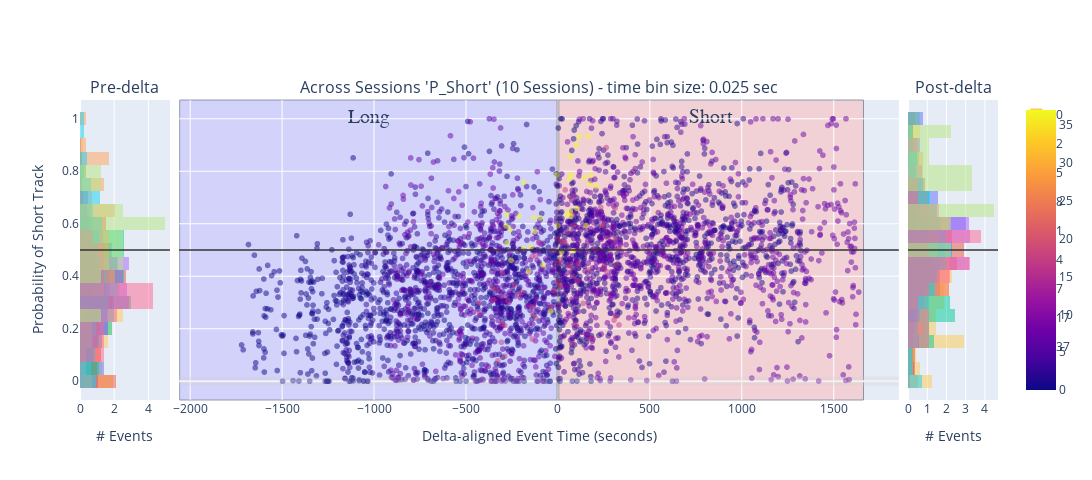

Notebook source saved alongside this figure:
### Code cell
histogram_bins = 25
num_sessions = 1

# concatenated_ripple_df = deepcopy(df)
## INPUTS: all_sessions_all_scores_ripple_df

# concatenated_ripple_df = deepcopy(concatenated_ripple_df)
# concatenated_ripple_df = deepcopy(all_sessions_ripple_df)

# concatenated_ripple_df = deepcopy(filtered_all_sessions_wcorr_ripple_df)

concatenated_ripple_df = deepcopy(filtered_all_sessions_all_scores_ripple_df)


# concatenated_ripple_df = deepcopy(all_sessions_all_scores_ripple_df)
# concatenated_ripple_df = concatenated_ripple_df[concatenated_ripple_df['custom_replay_name'] != ''] # non-custom
# concatenated_ripple_df = deepcopy(filtered_all_sessions_all_scores_ripple_df)

# concatenated_ripple_df = deepcopy(all_sessions_ripple_time_bin_df)
# concatenated_ripple_df = deepcopy(all_sessions_all_scores_ripple_df)
# concatenated_ripple_df = deepcopy(single_time_bin_size_all_sessions_ripple_df)
display(concatenated_ripple_df)
# ['longest_sequence_length_ratio_diff', 'direction_change_bin_ratio_diff', 'congruent_dir_bins_ratio_diff', 'total_congruent_direction_change_diff']


# variable_name = 'P_Long'
variable_name = 'P_Short' # Shows expected effect - short-only replay prior to delta and then split replays post-delta
# variable_name = 'short_best_wcorr'
# variable_name = 'long_best_pf_peak_x_pearsonr'
# variable_name = 'long_best_jump'
# variable_name = 'wcorr_abs_diff'
# variable_name = 'pearsonr_abs_diff'
# variable_name = 'direction_change_bin_ratio_diff'
# variable_name = 'longest_sequence_length_ratio_diff'
# variable_name = 'long_best_longest_sequence_length_ratio'
# variable_name = 'long_best_congruent_dir_bins_ratio'
# variable_name = 'congruent_dir_bins_ratio_diff'
# variable_name = 'total_congruent_direction_change_diff'
# variable_name = 'long_best_congruent_dir_bins_ratio'
# variable_name = 'long_best_direction_change_bin_ratio'
# variable_name = 'long_best_congruent_dir_bins_ratio'
# 'color':'is_user_annotated_epoch'
# 'color': 'is_user_annotated_epoch', 


# concatenated_ripple_df = concatenated_ripple_df[concatenated_ripple_df[variable_name].abs() > 0.25]

y_baseline_level: float = 0.5 # for P(short), etc
# y_baseline_level: float = 0.0 # for wcorr, etc

# px_scatter_kwargs = {'x': 'delta_aligned_start_t', 'y': variable_name, 'color':"is_user_annotated_epoch", 'title': f"'{variable_name}'"} # , 'color': 'time_bin_size', 'range_y': [-1.0, 1.0], 'labels': {'session_name': 'Session', 'time_bin_size': 'tbin_size', 'is_user_annotated_epoch':'user_sel'}
px_scatter_kwargs = {'x': 'delta_aligned_start_t', 'y': variable_name, 'title': f"'{variable_name}'"} # , 'color': 'time_bin_size', 'range_y': [-1.0, 1.0], 'labels': {'session_name': 'Session', 'time_bin_size': 'tbin_size', 'is_user_annotated_epoch':'user_sel'}
# px_scatter_kwargs.pop('color')


# hist_kwargs = dict(color="time_bin_size")
hist_kwargs = dict(color="is_user_annotated_epoch") # , histnorm='probability density'
hist_kwargs.pop('color')

# px_scatter_kwargs['color'] = 'custom_replay_name'
# hist_kwargs['color'] = 'custom_replay_name'


# px_scatter_kwargs['color'] = 'session_name'
# hist_kwargs['color'] = 'session_name'

px_scatter_kwargs['color'] = 'session_experience_rank'
hist_kwargs['color'] = 'session_experience_rank'

# px_scatter_kwargs['color'] = 'session_experience_orientation_rank'
# hist_kwargs['color'] = 'session_experience_orientation_rank'
hist_kwargs.update({'histnorm': 'probability density'})


new_fig_ripples, new_fig_ripples_context = plotly_pre_post_delta_scatter(data_results_df=concatenated_ripple_df, out_scatter_fig=None, histogram_bins=histogram_bins,
                        px_scatter_kwargs=px_scatter_kwargs, histogram_variable_name=variable_name, hist_kwargs=hist_kwargs, forced_range_y=None,
                        time_delta_tuple=(earliest_delta_aligned_t_start, 0.0, latest_delta_aligned_t_end), legend_title_text=None, is_dark_mode=is_dark_mode)

new_fig_ripples = new_fig_ripples.update_layout(fig_size_kwargs)
_extras_output_dict = {}
if is_dark_mode:
    _extras_output_dict["y_mid_line"] = new_fig_ripples.add_hline(y=y_baseline_level, line=dict(color="rgba(0.8,0.8,0.8,.75)", width=2), row='all', col='all')
else:
    _extras_output_dict["y_mid_line"] = new_fig_ripples.add_hline(y=y_baseline_level, line=dict(color="rgba(0.2,0.2,0.2,.75)", width=2), row='all', col='all')

# # Update layout to add a title to the legend
# new_fig_ripples.update_layout(
#     legend_title_text='Is User Selected'  # Add a title to the legend
# )

# fig_to_clipboard(new_fig_ripples, **fig_size_kwargs)
new_fig_ripples_context = new_fig_ripples_context.adding_context_if_missing(num_sessions=num_sessions, plot_type='scatter+hist', comparison='pre-post-delta', variable_name=variable_name)
figure_out_paths = save_plotly(a_fig=new_fig_ripples, a_fig_context=new_fig_ripples_context)
new_fig_ripples

### Figure 1 — Plotly figure (JSON) as saved in the notebook; plotly's stock layout.template omitted (floating-point values rounded to 4 significant figures; data arrays with more than 128 entries replaced by an {"elided": "..."} marker saying what was removed)
{"data": [{"alignmentgroup": "True", "bingroup": "y", "histnorm": "probability density", "hovertemplate": "session_experience_rank=0<br>probability density=%{x}<br>P_Short=%{y}<extra></extra>", "legendgroup": "0", "marker": {"color": "#FECB52", "opacity": 0.5, "pattern": {"shape": ""}}, "name": "0", "nbinsy": 25, "offsetgroup": "0", "orientation": "h", "showlegend": true, "type": "histogram", "xaxis": "x", "y": {"elided": "505 float values"}, "yaxis": "y"}, {"alignmentgroup": "True", "bingroup": "y", "histnorm": "probability density", "hovertemplate": "session_experience_rank=2<br>probability density=%{x}<br>P_Short=%{y}<extra></extra>", "legendgroup": "2", "marker": {"color": "#636EFA", "opacity": 0.5, "pattern": {"shape": ""}}, "name": "2", "nbinsy": 25, "offsetgroup": "2", "orientation": "h", "showlegend": true, "type": "histogram", "xaxis": "x", "y": {"elided": "421 float values"}, "yaxis": "y"}, {"alignmentgroup": "True", "bingroup": "y", "histnorm": "probability density", "hovertemplate": "session_experience_rank=5<br>probability density=%{x}<br>P_Short=%{y}<extra></extra>", "legendgroup": "5", "marker": {"color": "#EF553B", "opacity": 0.5, "pattern": {"shape": ""}}, "name": "5", "nbinsy": 25, "offsetgroup": "5", "orientation": "h", "showlegend": true, "type": "histogram", "xaxis": "x", "y": {"elided": "227 float values"}, "yaxis": "y"}, {"alignmentgroup": "True", "bingroup": "y", "histnorm": "probability density", "hovertemplate": "session_experience_rank=8<br>probability density=%{x}<br>P_Short=%{y}<extra></extra>", "legendgroup": "8", "marker": {"color": "#00CC96", "opacity": 0.5, "pattern": {"shape": ""}}, "name": "8", "nbinsy": 25, "offsetgroup": "8", "orientation": "h", "showlegend": true, "type": "histogram", "xaxis": "x", "y": [0.3562, 0.5069, 0.4693, 0.513, 0.1939, 0.4018, 0.2732, 0.1045, 0.1773, 0.5505, 0.2859, 0.3126, 0.6065, 0.562, 0.3838, 0.06059, 0.1202, null, 0.5308, 0.5225, 0.482, 0.05672, 0.471, 0.5159, 0.4121, 0.5467, 0.6055, 0.2751, 0.4849, 0.4436, 0.3237, 0.5436, 0.5692, 0.1943, 0.4004, 0.4523, 0.3812, 0.3671, 0.2871, 0.2882, 0.5014, 0.5632, 0.3078, 0.154, 0.05479, 0.3236, 0.1759, 0.4611, 0.7982, null, 0.417, 0.1562, 0.2155, 0.1351, 0.4166, 0.4262], "yaxis": "y"}, {"alignmentgroup": "True", "bingroup": "y", "histnorm": "probability density", "hovertemplate": "session_experience_rank=1<br>probability density=%{x}<br>P_Short=%{y}<extra></extra>", "legendgroup": "1", "marker": {"color": "#AB63FA", "opacity": 0.5, "pattern": {"shape": ""}}, "name": "1", "nbinsy": 25, "offsetgroup": "1", "orientation": "h", "showlegend": true, "type": "histogram", "xaxis": "x", "y": {"elided": "263 float values"}, "yaxis": "y"}, {"alignmentgroup": "True", "bingroup": "y", "histnorm": "probability density", "hovertemplate": "session_experience_rank=4<br>probability density=%{x}<br>P_Short=%{y}<extra></extra>", "legendgroup": "4", "marker": {"color": "#FFA15A", "opacity": 0.5, "pattern": {"shape": ""}}, "name": "4", "nbinsy": 25, "offsetgroup": "4", "orientation": "h", "showlegend": true, "type": "histogram", "xaxis": "x", "y": [0.4937, 0.3791, 0.7733, 0.6623, 0.3646, 0.8398, 0.6562, 0.4354, 0.5208, 0.8455, 0.5943, 0.4982, 0.582, 0.3756, 0.8518, null, 0.1414, 0.6453, 0.3486, 0.7519, 0.4042, 0.1313, 0.4094, 0.4732, 0.5479, 0.9999, 0.5024, 0.4647, 0.5002, 0.6808, 0.8352, 0.6284, 0.8006, 0.8275, 0.649, 0.005418, 0.03367, 0.5829, 0.5845, null, 0.3579, 0.8871, 0.5256, 0.5359, 0.4326, 0.4092, 0.6391, 0.7735, 0.1934, 0.3276, 0.2121, 0.4008, 0.08096, 0.0002196, 0.4517, 0.5682, null, 0.2696, 0.6754, 0.7509, 0.544], "yaxis": "y"}, {"alignmentgroup": "True", "bingroup": "y", "histnorm": "probability density", "hovertemplate": "session_experience_rank=7<br>probability density=%{x}<br>P_Short=%{y}<extra></extra>", "legendgroup": "7", "marker": {"color": "#19D3F3", "opacity": 0.5, "pattern": {"shape": ""}}, "name": "7", "nbinsy": 25, "offsetgroup": "7", "orientation": "h", "showlegend": true, "type": "histogram", "xaxis": "x", "y": {"elided": "153 float values"}, "yaxis": "y"}, {"alignmentgroup": "True", "bingroup": "y", "histnorm": "probability density", "hovertemplate": "session_experience_rank=17<br>probability density=%{x}<br>P_Short=%{y}<extra></extra>", "legendgroup": "17", "marker": {"color": "#FF6692", "opacity": 0.5, "pattern": {"shape": ""}}, "name": "17", "nbinsy": 25, "offsetgroup": "17", "orientation": "h", "showlegend": true, "type": "histogram", "xaxis": "x", "y": [0.2986, 0.2614, 0.3555, 0.3105, 0.3487, 0.07798, 0.3238, 0.2191, 0.1485, 0.4156, 0.2124, 0.09573, 0.3069, 0.3684, 0.3313, 0.3397, 0.2829, 0.4744, 0.161, 0.2567, 0.2405, 0.4778, 0.5263, 0.2825, 0.498, 0.3447, 0.3828, 0.4473], "yaxis": "y"}, {"alignmentgroup": "True", "bingroup": "y", "histnorm": "probability density", "hovertemplate": "session_experience_rank=37<br>probability density=%{x}<br>P_Short=%{y}<extra></extra>", "legendgroup": "37", "marker": {"color": "#B6E880", "opacity": 0.5, "pattern": {"shape": ""}}, "name": "37", "nbinsy": 25, "offsetgroup": "37", "orientation": "h", "showlegend": true, "type": "histogram", "xaxis": "x", "y": [0.5918, 0.6349, 0.5268, 0.5782, 0.461, 0.6289, 0.5053, 0.7576, null, 0.419, 0.5121, 0.6233, 0.5719, 0.6226, 0.4435, 0.2658, 0.7861], "yaxis": "y"}, {"hovertemplate": "delta_aligned_start_t=%{x}<br>P_Short=%{y}<br>session_experience_rank=%{marker.color}<extra></extra>", "legendgroup": "", "marker": {"color": {"elided": "3492 int values"}, "coloraxis": "coloraxis", "line": {"width": 0}, "opacity": 0.5, "symbol": "circle"}, "mode": "markers", "name": "", "showlegend": true, "type": "scattergl", "x": {"elided": "3492 float values"}, "xaxis": "x2", "y": {"elided": "3492 float values"}, "yaxis": "y2"}, {"alignmentgroup": "True", "bingroup": "y", "histnorm": "probability density", "hovertemplate": "session_experience_rank=0<br>probability density=%{x}<br>P_Short=%{y}<extra></extra>", "legendgroup": "0", "marker": {"color": "#FECB52", "opacity": 0.5, "pattern": {"shape": ""}}, "name": "0", "nbinsy": 25, "offsetgroup": "0", "orientation": "h", "showlegend": false, "type": "histogram", "xaxis": "x3", "y": [0.5361, 0.3326, 0.9648, 0.294, 0.2314, 0.267, 0.1963, 0.152, 0.6915, 0.2251, 2.699e-15, 0.009951, 0.1341, 0.1285, 0.2231, 0.9997, 0.169, null, 0.6454, 0.1329, 0.5012, 0.9995, 0.3124, 0.4118, 0.5192, 0.2135, 0.4209, 0.424, null, 0.391, 0.3674, 0.314, 0.2862, 0.2871, 0.4855, 0.3626, 0.3432, 0.5843, 0.7048, 0.2928, 0.109, 0.6208, 0.8793, 0.1249, 0.4146, 0.1595, 0.000198, 0.713, 0.4012, 0.4318, 0.9233, 0.06642, 0.5181, 0.5616, 0.9568, 0.4232, 0.4109, 0.3941, 0.2323, 0.2732, 0.1711, 0.9736, 0.452, 0.3206, 0.4813, 0.4595, 0.0004279, 0.1825, 0.1672, 0.2875, null, 0.3871, 0.9887, 0.4307, 0.6734, 0.02708, 0.3691, 0.3989, 0.151, 0.1867, 0.05842, 0.1952, 0.3719, 0.3691, 0.1571, 0.479, 0.4741, 0.4451, 0.3515, null, 0.2666, null, 0.1392, 0.3645, 0.212, 0.1621, 0.2302, 0.01733, 0, 0.3159, 0.1293, 0.1732], "yaxis": "y3"}, {"alignmentgroup": "True", "bingroup": "y", "histnorm": "probability density", "hovertemplate": "session_experience_rank=2<br>probability density=%{x}<br>P_Short=%{y}<extra></extra>", "legendgroup": "2", "marker": {"color": "#636EFA", "opacity": 0.5, "pattern": {"shape": ""}}, "name": "2", "nbinsy": 25, "offsetgroup": "2", "orientation": "h", "showlegend": false, "type": "histogram", "xaxis": "x3", "y": {"elided": "310 float values"}, "yaxis": "y3"}, {"alignmentgroup": "True", "bingroup": "y", "histnorm": "probability density", "hovertemplate": "session_experience_rank=5<br>probability density=%{x}<br>P_Short=%{y}<extra></extra>", "legendgroup": "5", "marker": {"color": "#EF553B", "opacity": 0.5, "pattern": {"shape": ""}}, "name": "5", "nbinsy": 25, "offsetgroup": "5", "orientation": "h", "showlegend": false, "type": "histogram", "xaxis": "x3", "y": {"elided": "163 float values"}, "yaxis": "y3"}, {"alignmentgroup": "True", "bingroup": "y", "histnorm": "probability density", "hovertemplate": "session_experience_rank=8<br>probability density=%{x}<br>P_Short=%{y}<extra></extra>", "legendgroup": "8", "marker": {"color": "#00CC96", "opacity": 0.5, "pattern": {"shape": ""}}, "name": "8", "nbinsy": 25, "offsetgroup": "8", "orientation": "h", "showlegend": false, "type": "histogram", "xaxis": "x3", "y": [0.2802, 0.4059, 0.3962, 0.1696, 0.2941, 0.2269, 0.4011, 0.3622, 0.2363, 0.3063, 0.4878, 0.36, 0.4141, 0.4404, 0.2579, 0.2488, 0.4651, 0.3121, 0.1663, 0.7269, 0.3804, 0.2145, 0.0682, 0.5215, 0.266, 0.5853, 0.1868, 0.4945, 0.1274, 0.5134, 0.2865, 0.5808, 0.1263, null, 0.2424, 0.4515, 0.3463, 0.1797, 0.5404, 0.4304, 0.6131, 0.4282, 0.2223, 0.3128, 0.4844, 0.3288, 0.3265, 0.5285, 0.394, 0.1635, 0.09259, 0.2957, 0.7168, 0.7254, 0.8896, 0.6042, 0.5951, 0.7081, 0.7047, 0.5691, 0.8537, 0.8481, 0.5202, 0.4834, 0.2414, 0.5378, 0.6904, 0.9318, 0.242, 0.2844, 0.6552, 0.2256, 0.6615, 0.4283], "yaxis": "y3"}, {"alignmentgroup": "True", "bingroup": "y", "histnorm": "probability density", "hovertemplate": "session_experience_rank=1<br>probability density=%{x}<br>P_Short=%{y}<extra></extra>", "legendgroup": "1", "marker": {"color": "#AB63FA", "opacity": 0.5, "pattern": {"shape": ""}}, "name": "1", "nbinsy": 25, "offsetgroup": "1", "orientation": "h", "showlegend": false, "type": "histogram", "xaxis": "x3", "y": {"elided": "423 float values"}, "yaxis": "y3"}, {"alignmentgroup": "True", "bingroup": "y", "histnorm": "probability density", "hovertemplate": "session_experience_rank=4<br>probability density=%{x}<br>P_Short=%{y}<extra></extra>", "legendgroup": "4", "marker": {"color": "#FFA15A", "opacity": 0.5, "pattern": {"shape": ""}}, "name": "4", "nbinsy": 25, "offsetgroup": "4", "orientation": "h", "showlegend": false, "type": "histogram", "xaxis": "x3", "y": [0.4205, 0.3893, 0.3824, 0.592, 0.5952, 0.7055, 0.5757, 0.6092, 0.08775, 0.5059, 0.03558, 0.1753, 0.3493, 0.3749, 0.5627, 0.3874, null, 0.1565, 0.3037, 0.3036, 0.4724, 0.8392, 0.5616, 0.4303, 0.4841, 0.5773, 0.6569, 0.6338, 0.4651, 0.6218, 0.3496, 0.4659, 0.6551, 0.4916, 0.7286, 0.5739, 0.4967, 0.865, 0.8041, 0.6861, 0.002576, 0.3308, 0.548, 0.6341, 0.3918, 0.8303, 0.7978, 0.617, 0.0009086, 0.2067, 0.4761, 0.6882, 0.4159, 0.4026, 0.3447, 0.3842, 0.1294, 0.9755, 0.4311, 0.5627, 0.7484, 0.3166, 0.342, 0.1837, 0.5696, 0.7921, 0.4427, 0.3096, 0.5073, 0.4393, 0.3625, 0.3535, 0.4449, 0.6222, 0.6739, 0.9921, 0.7241], "yaxis": "y3"}, {"alignmentgroup": "True", "bingroup": "y", "histnorm": "probability density", "hovertemplate": "session_experience_rank=7<br>probability density=%{x}<br>P_Short=%{y}<extra></extra>", "legendgroup": "7", "marker": {"color": "#19D3F3", "opacity": 0.5, "pattern": {"shape": ""}}, "name": "7", "nbinsy": 25, "offsetgroup": "7", "orientation": "h", "showlegend": false, "type": "histogram", "xaxis": "x3", "y": {"elided": "554 float values"}, "yaxis": "y3"}, {"alignmentgroup": "True", "bingroup": "y", "histnorm": "probability density", "hovertemplate": "session_experience_rank=17<br>probability density=%{x}<br>P_Short=%{y}<extra></extra>", "legendgroup": "17", "marker": {"color": "#FF6692", "opacity": 0.5, "pattern": {"shape": ""}}, "name": "17", "nbinsy": 25, "offsetgroup": "17", "orientation": "h", "showlegend": false, "type": "histogram", "xaxis": "x3", "y": [0.5426, 0.3646, 0.3656, 0.4624, 0.5319, 0.5317, 0.5294, 0.7289, 0.5667, 0.4435, 0.4317, 0.703, 0.1433, 0.635, 0.5932, 0.3997, 0.2164, 0.3826, 0.4471, 0.2964, 0.4237, 0.1599, 0.503, 0.6625, 0.5936, 0.5954, 0.4332, 0.8901, 0.4181, 0.5452, 0.2329, 0.6595, 0.5453, 0.4427, 0.2475, 0.2145, 0.5041], "yaxis": "y3"}, {"alignmentgroup": "True", "bingroup": "y", "histnorm": "probability density", "hovertemplate": "session_experience_rank=37<br>probability density=%{x}<br>P_Short=%{y}<extra></extra>", "legendgroup": "37", "marker": {"color": "#B6E880", "opacity": 0.5, "pattern": {"shape": ""}}, "name": "37", "nbinsy": 25, "offsetgroup": "37", "orientation": "h", "showlegend": false, "type": "histogram", "xaxis": "x3", "y": [0.5926, 0.4922, null, 0.6361, 0.7695, 0.6465, 0.8562, 0.6279, 0.788, 0.4975, 0.9004, 0.6584, 0.9312, null, 0.7757, null, 0.5934, 0.9333, 0.7516, 0.7839, 0.742], "yaxis": "y3"}], "layout": {"annotations": [{"font": {"size": 16}, "showarrow": false, "text": "Pre-delta", "x": 0.049, "xanchor": "center", "xref": "paper", "y": 1, "yanchor": "bottom", "yref": "paper"}, {"font": {"size": 16}, "showarrow": false, "text": "Across Sessions 'P_Short' (10 Sessions) - time bin size: 0.025 sec", "x": 0.5, "xanchor": "center", "xref": "paper", "y": 1, "yanchor": "bottom", "yref": "paper"}, {"font": {"size": 16}, "showarrow": false, "text": "Post-delta", "x": 0.951, "xanchor": "center", "xref": "paper", "y": 1, "yanchor": "bottom", "yref": "paper"}], "barmode": "overlay", "height": 480, "legend": {"itemsizing": "constant", "traceorder": "grouped"}, "shapes": [{"line": {"color": "rgba(0.8,0.8,0.8,.25)", "width": 9}, "type": "line", "x0": 0, "x1": 1, "xref": "x2 domain", "y0": 0, "y1": 0, "yref": "y2"}, {"line": {"color": "rgba(1,1,1,.25)", "width": 3}, "type": "line", "x0": 0, "x1": 0, "xref": "x2", "y0": 0, "y1": 1, "yref": "y2 domain"}, {"fillcolor": "#c2b8ff", "label": {"font": {"family": "Times New Roman", "size": 20}, "text": "Long", "textposition": "top center"}, "layer": "below", "line": {"width": 1}, "opacity": 0.5, "type": "rect", "x0": -2057.0, "x1": 0, "xref": "x2", "y0": 0, "y1": 1, "yref": "y2 domain"}, {"fillcolor": "#ffb8b8", "label": {"font": {"family": "Times New Roman", "size": 20}, "text": "Short", "textposition": "top center"}, "layer": "below", "line": {"width": 1}, "opacity": 0.5, "type": "rect", "x0": 0, "x1": 1662.0, "xref": "x2", "y0": 0, "y1": 1, "yref": "y2 domain"}, {"line": {"color": "rgba(0.2,0.2,0.2,.75)", "width": 2}, "type": "line", "x0": 0, "x1": 1, "xref": "x domain", "y0": 0.5, "y1": 0.5, "yref": "y"}, {"line": {"color": "rgba(0.2,0.2,0.2,.75)", "width": 2}, "type": "line", "x0": 0, "x1": 1, "xref": "x2 domain", "y0": 0.5, "y1": 0.5, "yref": "y2"}, {"line": {"color": "rgba(0.2,0.2,0.2,.75)", "width": 2}, "type": "line", "x0": 0, "x1": 1, "xref": "x3 domain", "y0": 0.5, "y1": 0.5, "yref": "y3"}], "width": 1920, "xaxis": {"anchor": "y", "domain": [0, 0.098], "title": {"text": "# Events"}}, "xaxis2": {"anchor": "y2", "domain": [0.108, 0.892], "title": {"text": "Delta-aligned Event Time (seconds)"}}, "xaxis3": {"anchor": "y3", "domain": [0.902, 1], "title": {"text": "# Events"}}, "yaxis": {"anchor": "x", "domain": [0, 1], "title": {"text": "Probability of Short Track"}}, "yaxis2": {"anchor": "x2", "domain": [0, 1], "matches": "y", "showticklabels": false}, "yaxis3": {"anchor": "x3", "domain": [0, 1], "matches": "y", "showticklabels": false}}}
